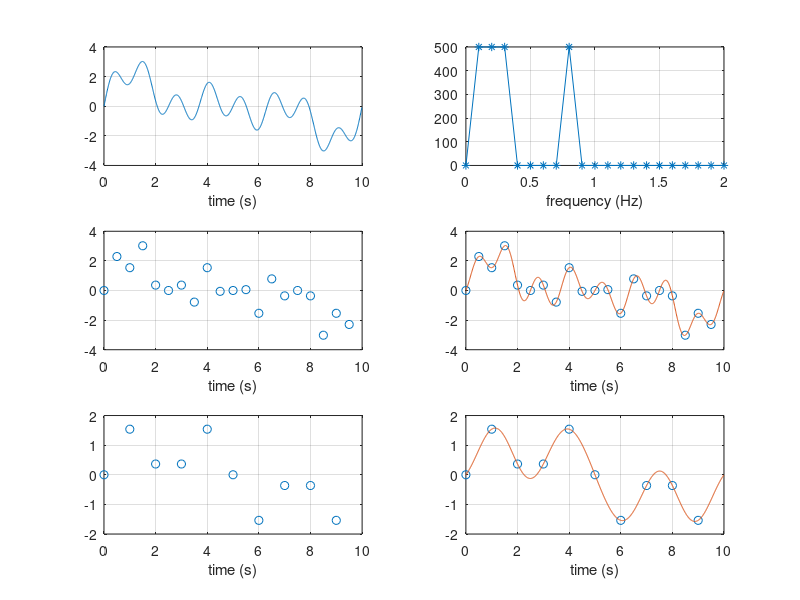

The MATLAB source for this figure:
clear;
f1 = 0.1; % frequency of the signal
f2 = 0.2;
f3 = 0.3;
f4 = 0.8;
fs = 100 ; % sampling frequency
T = 1/fs; % sampling interval
tmax = 10; % play time
t = 0:T:tmax-T; % sample points
N = fs * tmax; % total number of samples
y = sin(2*pi*f1*t) + sin(2*pi*f2*t) + sin(2*pi*f3*t) + sin(2*pi*f4*t);
x = (0:N-1)*T;
subplot(3,2,1); plot(x, y); % plot signal
xlabel('time (s)'); grid on;
Y = fft(y);
subplot(3,2,2); plot((0:N-1)/N*fs, abs(Y), '-*');
xlabel('frequency (Hz)'); grid on; xlim([0 2]);
fs = 2 ; % sampling frequency
T = 1/fs; % sampling interval
tmax = 10; % play time
t = 0:T:tmax-T; % sample points
N = fs * tmax; % total number of samples
y = sin(2*pi*f1*t) + sin(2*pi*f2*t) + sin(2*pi*f3*t) + sin(2*pi*f4*t);
x = (0:N-1)*T;
subplot(3,2,3); plot(x, y, 'o'); % plot signal
xlabel('time (s)'); grid on;
subplot(3,2,4); plot(x, y, 'o'); % plot signal
xlabel('time (s)'); grid on;
yy = resample(y, 100, fs);
subplot(3,2,4); hold on; plot(0:0.01:9.99, yy);
fs = 1 ; % sampling frequency
T = 1/fs; % sampling interval
tmax = 10; % play time
t = 0:T:tmax-T; % sample points
N = fs * tmax; % total number of samples
y = sin(2*pi*f1*t) + sin(2*pi*f2*t) + sin(2*pi*f3*t) + sin(2*pi*f4*t);
x = (0:N-1)*T;
subplot(3,2,5); plot(x, y, 'o'); % plot signal
xlabel('time (s)'); grid on;
subplot(3,2,6); plot(x, y, 'o'); % plot signal
xlabel('time (s)'); grid on;
yy = resample(y, 100, fs);
subplot(3,2,6); hold on; plot(0:0.01:9.99, yy);